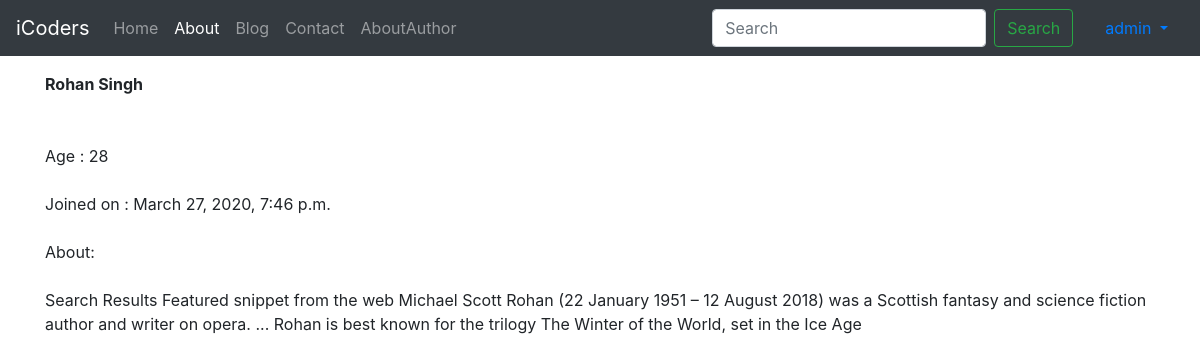
The page /author/rohan-singh (signed in) on the database its author committed.
### author/models.py (models this page shows)
class Author(models.Model):
    sno=models.AutoField(primary_key=True)
    Name=models.CharField(max_length=50)
    Age=models.IntegerField()
    Bio=models.TextField()
    Slug=models.CharField(max_length=30)
    Joined=models.DateTimeField(blank=True)
    author = models.ForeignKey(User, default=None,on_delete=models.CASCADE)
    def __str__(self):
        return  self.Name

### author/views.py (the view)
# urls.py: path('<str:slug>',views.AboutAuthor,name='AboutAuthor'),
def AboutAuthor(request,slug):
    author=Author.objects.filter(Slug=slug)[0]
    print(author)
    param={'author':author}
    print(author)
    return render(request,'author/about.html',param)

### templates/author/about.html (shortened to what this page needs)
{% extends "base.html" %}
{% block About %} active {% endblock About %}
{% block body %}
<div class="container my-3">
<strong>{{author.Name}}</strong>
<br><br><br>
Age : {{author.Age}}
<br><br>
Joined on : {{author.Joined}}
<br><br>
About:
<br><br>
<p>{{author.Bio}}</p>
</div>
{% endblock body %}

### templates/base.html (shortened to what this page needs)
<!doctype html>
<html lang="en">
<head>
  <link rel="stylesheet" href="https://stackpath.bootstrapcdn.com/bootstrap/4.3.1/css/bootstrap.min.css"
>
</head>
<nav class="navbar navbar-expand-lg navbar-dark bg-dark">
  <a class="navbar-brand" href="/">iCoders</a>
  <div class="collapse navbar-collapse" id="navbarSupportedContent">
    <ul class="navbar-nav mr-auto">
      <li class="nav-item ">
        <a class="nav-link {% block Home %} {% endblock Home %}"  href="/">Home <span class="sr-only">(current)</span></a>
      </li>
      <li class="nav-item">
        <a class="nav-link {% block About %} {% endblock About %}" href='/about'>About</a>
      </li>
      <li class="nav-item">
        <a class="nav-link {% block Blog %} {% endblock Blog %}" href='/blog'>Blog</a>
      </li>
      <li class="nav-item">
        <a class="nav-link {% block Contact %} {% endblock Contact %}" href='/contact'>Contact</a>
      </li>
      <li class="nav-item">
        <a class="nav-link {% block Author %} {% endblock Author %}" href='/author'>AboutAuthor</a>
      </li>
    </ul>
    <form class="form-inline my-2 my-lg-0 mx-3" form method="get" action="/search">
        <input class="form-control mr-sm-2" type="search" name='query' id ='query' placeholder="Search" aria-label="Search">
        <button class="btn btn-outline-success my-2 my-sm-0" type="submit">Search</button>
      </form>
    {% if user.is_authenticated %}
    <ul class="nav-bar nav">
      <li class="nav-item dropdown ">
        <a class="nav-link dropdown-toggle" href="#" id="navbarDropdown" role="button" data-toggle="dropdown" aria-haspopup="true" aria-expanded="false">
          {{request.user}}
        </a>
      </li>
      </ul>
      {% else %}
    <button type="button" class="btn btn-success mr-1" data-toggle="modal" data-target="#loginmodal">
      Login
    </button>
      <button type="button" class="btn btn-success mr-1" data-toggle="modal" data-target="#signupmodal">
        SignUp</button>
      {% endif %}
  </div>
</nav>
{% block body %} {% endblock body %}
</body>
</html>

### rows shown on the page
Author: Name "Rohan Singh", Age "28", Joined "March 27, 2020, 7:46 p.m.", Bio "Search Results Featured snippet from the web Michael Scott Rohan (22 January 1951 – 12 August 2018) was a Scottish fantasy and science fiction author and writer on opera. ... Rohan is best known for the trilogy The Winter of the World, set in the Ice Age"

### other values the page prints
{{ request.user }} "admin"
